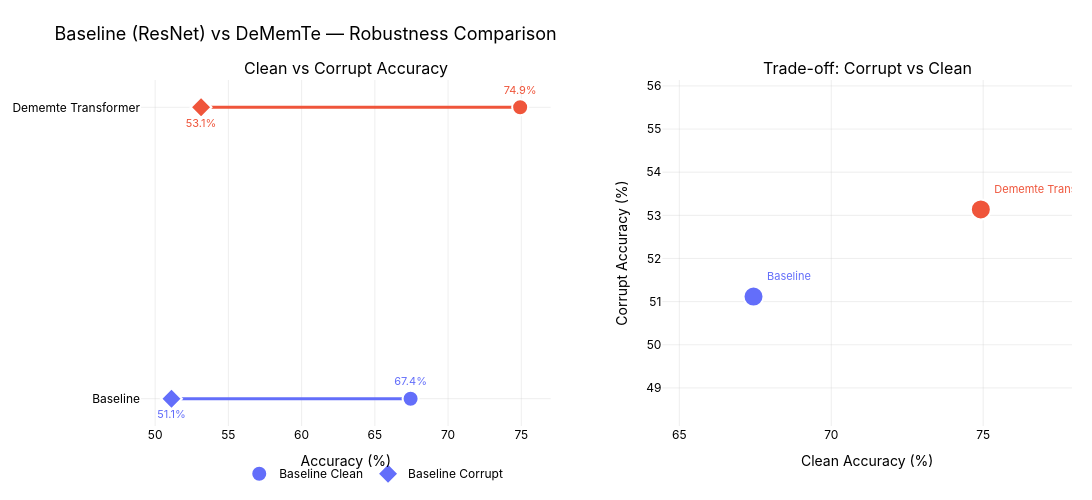

The notebook cell this image was saved under:
### Code cell
# Comparación final: Baseline ResNet puro vs variantes DeMemte (Lollipop Chart con Plotly)
import plotly.graph_objects as go
from plotly.subplots import make_subplots

model_order = ['baseline'] + [k for k in variant_names]
labels = [m.replace('_', ' ').title() for m in model_order]

clean_test = []
for m in model_order:
    if m == 'baseline':
        clean_test.append(results['baseline']['test_clean_acc'])
    else:
        clean_test.append(results['variants'][m]['test_clean_acc'])

overall_corrupt = [overall[m] for m in model_order]
accuracy_drop = [c - n for c, n in zip(clean_test, overall_corrupt)]

palette = ['#636EFA', '#EF553B', '#00CC96', '#AB63FA', '#FFA15A', '#19D3F3']
colors = palette[:len(model_order)]

fig = make_subplots(
    rows=1, cols=2,
    subplot_titles=('Clean vs Corrupt Accuracy', 'Trade-off: Corrupt vs Clean'),
    horizontal_spacing=0.12,
)

# ── Panel 1: Lollipop Clean vs Corrupt ──
for i, (label, c_acc, n_acc, col) in enumerate(zip(labels, clean_test, overall_corrupt, colors)):
    # Stem line connecting clean → corrupt
    fig.add_trace(go.Scatter(
        x=[c_acc * 100, n_acc * 100],
        y=[label, label],
        mode='lines',
        line=dict(color=col, width=3),
        showlegend=False,
        hoverinfo='skip',
    ), row=1, col=1)

    # Clean dot
    fig.add_trace(go.Scatter(
        x=[c_acc * 100], y=[label],
        mode='markers+text',
        marker=dict(size=16, color=col, symbol='circle', line=dict(width=2, color='white')),
        text=[f'{c_acc*100:.1f}%'], textposition='top center',
        textfont=dict(size=11, color=col),
        name=f'{label} Clean' if i == 0 else None,
        legendgroup='clean',
        showlegend=(i == 0),
        hovertemplate=f'<b>{label}</b><br>Clean: {c_acc*100:.2f}%<extra></extra>',
    ), row=1, col=1)

    # Corrupt dot
    fig.add_trace(go.Scatter(
        x=[n_acc * 100], y=[label],
        mode='markers+text',
        marker=dict(size=16, color=col, symbol='diamond', line=dict(width=2, color='white')),
        text=[f'{n_acc*100:.1f}%'], textposition='bottom center',
        textfont=dict(size=11, color=col),
        name=f'{label} Corrupt' if i == 0 else None,
        legendgroup='corrupt',
        showlegend=(i == 0),
        hovertemplate=f'<b>{label}</b><br>Corrupt: {n_acc*100:.2f}%<extra></extra>',
    ), row=1, col=1)

# ── Panel 2: Trade-off Scatter ──
fig.add_trace(go.Scatter(
    x=[0, 100], y=[0, 100],
    mode='lines',
    line=dict(color='gray', dash='dash', width=1),
    showlegend=False,
    hoverinfo='skip',
), row=1, col=2)

for i, (label, c_acc, n_acc, col) in enumerate(zip(labels, clean_test, overall_corrupt, colors)):
    drop = (c_acc - n_acc) * 100
    fig.add_trace(go.Scatter(
        x=[c_acc * 100], y=[n_acc * 100],
        mode='markers+text',
        marker=dict(size=20, color=col, symbol='circle', line=dict(width=2, color='white')),
        text=[label], textposition='top right',
        textfont=dict(size=11, color=col),
        name=label,
        showlegend=False,
        hovertemplate=(
            f'<b>{label}</b><br>'
            f'Clean: {c_acc*100:.2f}%<br>'
            f'Corrupt: {n_acc*100:.2f}%<br>'
            f'Drop: {drop:.2f} pp<extra></extra>'
        ),
    ), row=1, col=2)

# ── Layout ──
min_c, max_c = min(clean_test) * 100, max(clean_test) * 100
min_n, max_n = min(overall_corrupt) * 100, max(overall_corrupt) * 100

fig.update_xaxes(title_text='Accuracy (%)', row=1, col=1, gridcolor='rgba(200,200,200,0.3)')
fig.update_xaxes(title_text='Clean Accuracy (%)', range=[min_c - 3, max_c + 3], row=1, col=2, gridcolor='rgba(200,200,200,0.3)')
fig.update_yaxes(title_text='Corrupt Accuracy (%)', range=[min_n - 3, max_n + 3], row=1, col=2, gridcolor='rgba(200,200,200,0.3)')
fig.update_yaxes(row=1, col=1, gridcolor='rgba(200,200,200,0.3)')

fig.update_layout(
    title=dict(text='Baseline (ResNet) vs DeMemTe — Robustness Comparison', font=dict(size=18, color='black')),
    template='plotly_white',
    height=500,
    width=1100,
    margin=dict(l=20, r=20, t=80, b=40),
    legend=dict(orientation='h', yanchor='bottom', y=-0.18, xanchor='center', x=0.25, font=dict(color='black')),
    font=dict(family='Inter, Arial, sans-serif', color='black'),
    paper_bgcolor='white',
    plot_bgcolor='white'
)

fig.show()

print('Resumen final de Robustez:')
for m, c, n, d in zip(model_order, clean_test, overall_corrupt, accuracy_drop):
    print(f"  {m:>20}: Clean={c:.4f}  | Corrupt={n:.4f}  | Drop={d:.4f}")

### Figure 1 — Plotly figure (JSON) as saved in the notebook; plotly's stock layout.template omitted (floating-point values rounded to 4 significant figures)
{"data": [{"hoverinfo": "skip", "line": {"color": "#636EFA", "width": 3}, "mode": "lines", "showlegend": false, "type": "scatter", "x": [67.44, 51.12], "xaxis": "x", "y": ["Baseline", "Baseline"], "yaxis": "y"}, {"hovertemplate": "<b>Baseline</b><br>Clean: 67.44%<extra></extra>", "legendgroup": "clean", "marker": {"color": "#636EFA", "line": {"color": "white", "width": 2}, "size": 16, "symbol": "circle"}, "mode": "markers+text", "name": "Baseline Clean", "showlegend": true, "text": ["67.4%"], "textfont": {"color": "#636EFA", "size": 11}, "textposition": "top center", "type": "scatter", "x": [67.44], "xaxis": "x", "y": ["Baseline"], "yaxis": "y"}, {"hovertemplate": "<b>Baseline</b><br>Corrupt: 51.12%<extra></extra>", "legendgroup": "corrupt", "marker": {"color": "#636EFA", "line": {"color": "white", "width": 2}, "size": 16, "symbol": "diamond"}, "mode": "markers+text", "name": "Baseline Corrupt", "showlegend": true, "text": ["51.1%"], "textfont": {"color": "#636EFA", "size": 11}, "textposition": "bottom center", "type": "scatter", "x": [51.12], "xaxis": "x", "y": ["Baseline"], "yaxis": "y"}, {"hoverinfo": "skip", "line": {"color": "#EF553B", "width": 3}, "mode": "lines", "showlegend": false, "type": "scatter", "x": [74.92, 53.14], "xaxis": "x", "y": ["Dememte Transformer", "Dememte Transformer"], "yaxis": "y"}, {"hovertemplate": "<b>Dememte Transformer</b><br>Clean: 74.92%<extra></extra>", "legendgroup": "clean", "marker": {"color": "#EF553B", "line": {"color": "white", "width": 2}, "size": 16, "symbol": "circle"}, "mode": "markers+text", "showlegend": false, "text": ["74.9%"], "textfont": {"color": "#EF553B", "size": 11}, "textposition": "top center", "type": "scatter", "x": [74.92], "xaxis": "x", "y": ["Dememte Transformer"], "yaxis": "y"}, {"hovertemplate": "<b>Dememte Transformer</b><br>Corrupt: 53.14%<extra></extra>", "legendgroup": "corrupt", "marker": {"color": "#EF553B", "line": {"color": "white", "width": 2}, "size": 16, "symbol": "diamond"}, "mode": "markers+text", "showlegend": false, "text": ["53.1%"], "textfont": {"color": "#EF553B", "size": 11}, "textposition": "bottom center", "type": "scatter", "x": [53.14], "xaxis": "x", "y": ["Dememte Transformer"], "yaxis": "y"}, {"hoverinfo": "skip", "line": {"color": "gray", "dash": "dash", "width": 1}, "mode": "lines", "showlegend": false, "type": "scatter", "x": [0, 100], "xaxis": "x2", "y": [0, 100], "yaxis": "y2"}, {"hovertemplate": "<b>Baseline</b><br>Clean: 67.44%<br>Corrupt: 51.12%<br>Drop: 16.33 pp<extra></extra>", "marker": {"color": "#636EFA", "line": {"color": "white", "width": 2}, "size": 20, "symbol": "circle"}, "mode": "markers+text", "name": "Baseline", "showlegend": false, "text": ["Baseline"], "textfont": {"color": "#636EFA", "size": 11}, "textposition": "top right", "type": "scatter", "x": [67.44], "xaxis": "x2", "y": [51.12], "yaxis": "y2"}, {"hovertemplate": "<b>Dememte Transformer</b><br>Clean: 74.92%<br>Corrupt: 53.14%<br>Drop: 21.79 pp<extra></extra>", "marker": {"color": "#EF553B", "line": {"color": "white", "width": 2}, "size": 20, "symbol": "circle"}, "mode": "markers+text", "name": "Dememte Transformer", "showlegend": false, "text": ["Dememte Transformer"], "textfont": {"color": "#EF553B", "size": 11}, "textposition": "top right", "type": "scatter", "x": [74.92], "xaxis": "x2", "y": [53.14], "yaxis": "y2"}], "layout": {"annotations": [{"font": {"size": 16}, "showarrow": false, "text": "Clean vs Corrupt Accuracy", "x": 0.22, "xanchor": "center", "xref": "paper", "y": 1, "yanchor": "bottom", "yref": "paper"}, {"font": {"size": 16}, "showarrow": false, "text": "Trade-off: Corrupt vs Clean", "x": 0.78, "xanchor": "center", "xref": "paper", "y": 1, "yanchor": "bottom", "yref": "paper"}], "font": {"color": "black", "family": "Inter, Arial, sans-serif"}, "height": 500, "legend": {"font": {"color": "black"}, "orientation": "h", "x": 0.25, "xanchor": "center", "y": -0.18, "yanchor": "bottom"}, "margin": {"b": 40, "l": 20, "r": 20, "t": 80}, "paper_bgcolor": "white", "plot_bgcolor": "white", "title": {"font": {"color": "black", "size": 18}, "text": "Baseline (ResNet) vs DeMemTe — Robustness Comparison"}, "width": 1100, "xaxis": {"anchor": "y", "domain": [0, 0.44], "gridcolor": "rgba(200,200,200,0.3)", "title": {"text": "Accuracy (%)"}}, "xaxis2": {"anchor": "y2", "domain": [0.56, 1], "gridcolor": "rgba(200,200,200,0.3)", "range": [64.44, 77.92], "title": {"text": "Clean Accuracy (%)"}}, "yaxis": {"anchor": "x", "domain": [0, 1], "gridcolor": "rgba(200,200,200,0.3)"}, "yaxis2": {"anchor": "x2", "domain": [0, 1], "gridcolor": "rgba(200,200,200,0.3)", "range": [48.12, 56.14], "title": {"text": "Corrupt Accuracy (%)"}}}}
